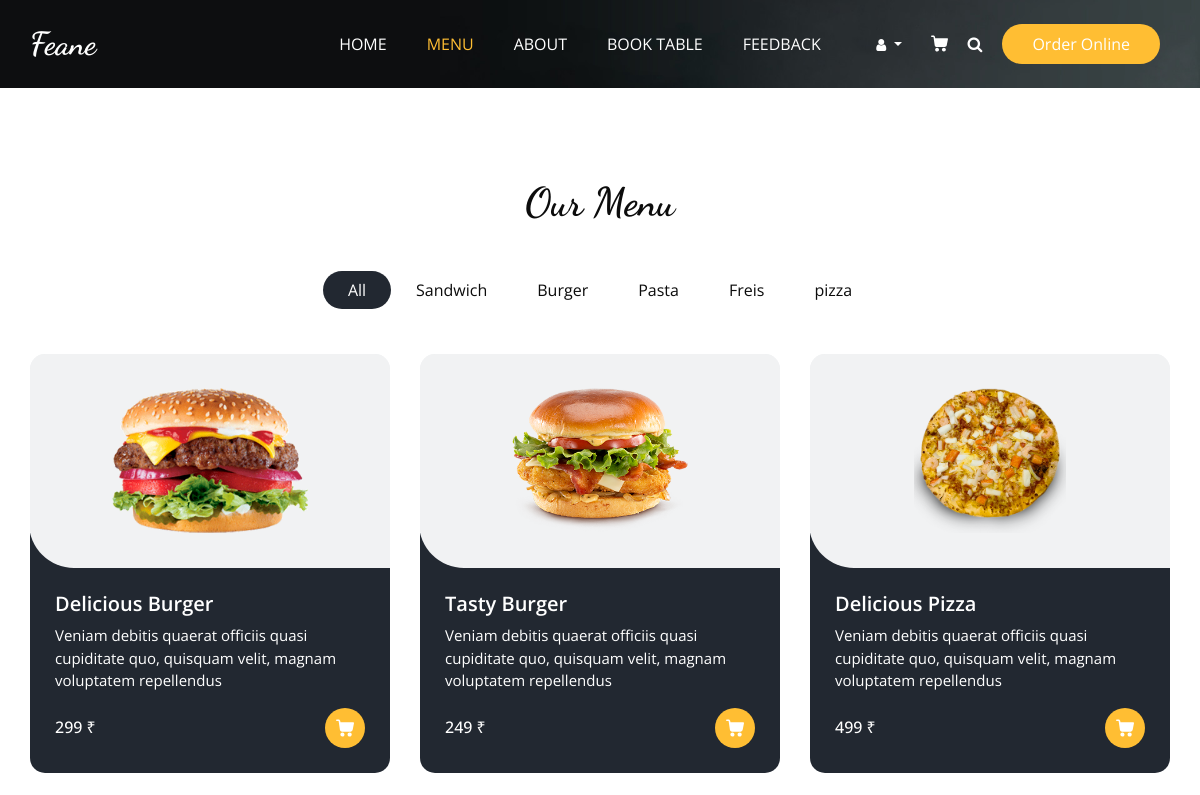
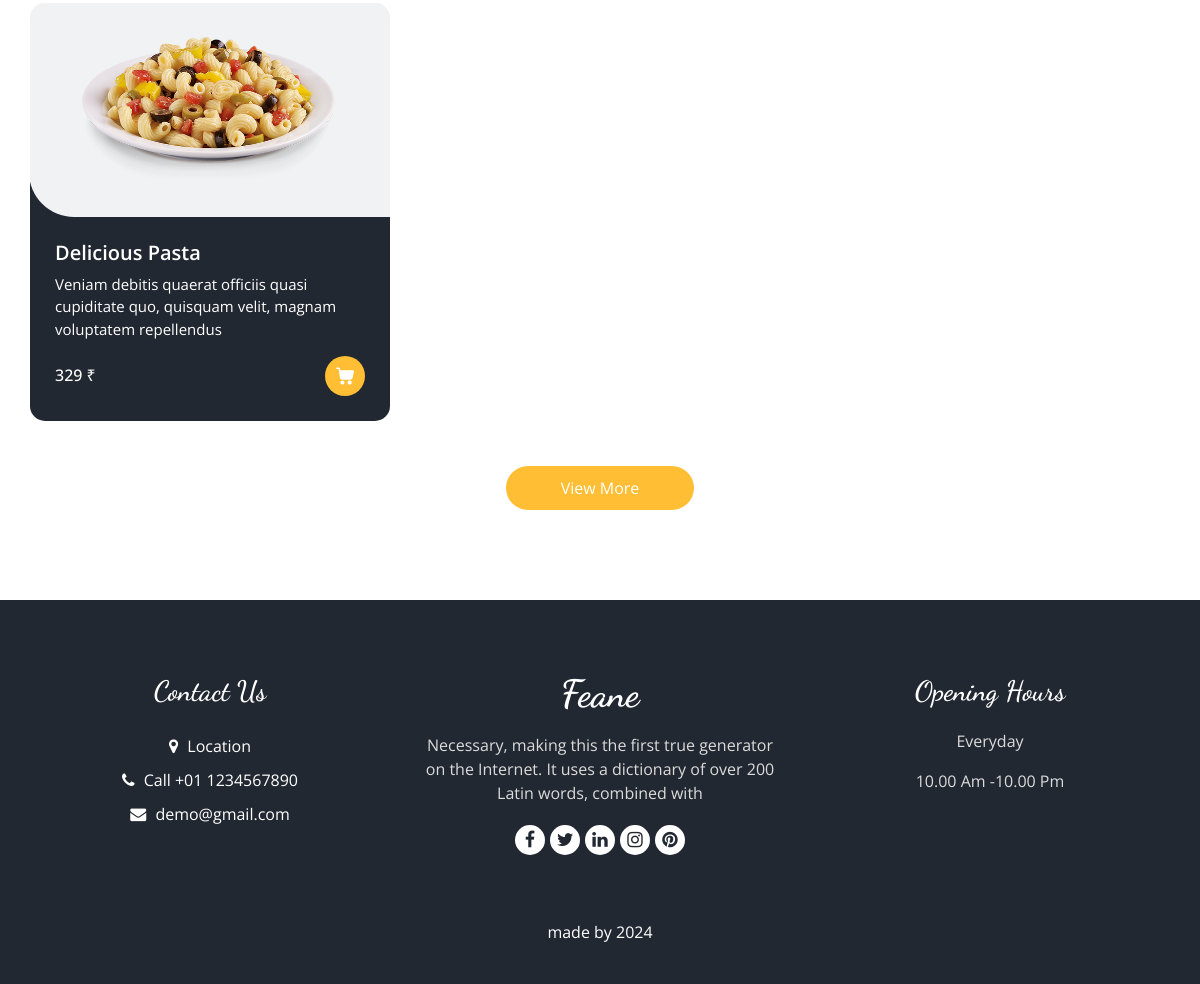
The page /menu on the database its author committed (2 pictures, top to bottom).
### website/models.py (models this page shows, shortened)
class Category (models.Model):
    category_name =models.CharField(max_length=50,blank=False,primary_key=True)
    def __str__(self):
        return self.category_name

class Item (models.Model):
    item_name = models.CharField(max_length=50)
    description = models.CharField(max_length=100)
    price = models.IntegerField()
    category = models.ForeignKey(Category,related_name='item_category',on_delete=models.CASCADE)
    image = models.ImageField(upload_to='items/')

### website/views.py (the view)
# urls.py: path('menu', views.menuview ,name='menu' ),
def menuview(request):
    category = Category.objects.all()
    item_list = Item.objects.all()
    if request.user.is_authenticated :
        profile = request.user.first_name
    else:
        profile ='Register'
    return render(request,'menu.html' , { 'profile':profile,'category':category,'item_list':item_list})

### Template/menu.html (shortened to what this page needs)
{% extends 'base.html' %}
{% load static %}
{% block menu_status %}active{% endblock menu_status %}
{% block class %} class="sub_page" {% endblock class %}
  {% block body %}
  <section class="food_section layout_padding">
    <div class="container">
      <div class="heading_container heading_center">
        <h2>
          Our Menu
        </h2>
      </div>
      <ul class="filters_menu">
        <li class="active" data-filter="*">All</li>
        {% for cat in category %}
        <li data-filter=".{{ cat.category_name }}">{{ cat.category_name }}</li>
        {% endfor %}
      </ul>
      <div class="filters-content">
        <div class="row grid">
          {% for item in item_list %}
          <div class="col-sm-6 col-lg-4 all {{ item.category }}">
            <div class="box">
              <div>
                <div class="img-box">
                  <img src=" {{ item.image.url }}" alt="">
                </div>
                <div class="detail-box">
                  <h5>
                    {{ item.item_name }}
                  </h5>
                  <p>
                   {{ item.description }}
                  </p>
                  <div class="options">
                    <h6>
                      {{ item.price }} ₹
                    </h6>
                    <a  onclick="AddCartCard('add',{{ item.id }}, 1); return false;">
                    </a>
                  </div>
                </div>
              </div>
            </div>
          </div>
          {% endfor %}
        </div>
      </div>
      <div class="btn-box">
        <a href="">
          View More
        </a>
      </div>
    </div>
  </section>
{% endblock body %}

### Static/css/style.css (style rules this page uses)
body { font-family: "Open Sans", sans-serif; color: #0c0c0c; background-color: #ffffff; overflow-x: hidden; }
.layout_padding { padding: 90px 0; }
h1, h2 { font-family: 'Dancing Script', cursive; }
.heading_container { display: -webkit-box; display: -ms-flexbox; display: flex; -webkit-box-orient: vertical; -webkit-box-direction: normal; -ms-flex-direction: column; flex-direction: column; -webkit-box-align: start; -ms-flex-align: start; align-items: flex-start; }
.heading_container h2 { position: relative; margin-bottom: 0; font-size: 2.5rem; font-weight: bold; }
.heading_container.heading_center { -webkit-box-align: center; -ms-flex-align: center; align-items: center; text-align: center; }
a, a:hover, a:focus { text-decoration: none; }
.food_section .filters_menu { padding: 0; display: -webkit-box; display: -ms-flexbox; display: flex; -ms-flex-wrap: wrap; flex-wrap: wrap; -webkit-box-pack: center; -ms-flex-pack: center; justify-content: center; list-style-type: none; margin: 45px 0 20px 0; }
.food_section .filters_menu li { padding: 7px 25px; cursor: pointer; border-radius: 25px; }
.food_section .filters_menu li.active { background-color: #222831; color: #ffffff; }
.food_section .box { position: relative; margin-top: 25px; background-color: #ffffff; border-radius: 10px; color: #ffffff; border-radius: 15px; overflow: hidden; background: linear-gradient(to bottom, #f1f2f3 25px, #222831 25px); }
.food_section .box .img-box { background: #f1f2f3; display: -webkit-box; display: -ms-flexbox; display: flex; -webkit-box-pack: center; -ms-flex-pack: center; justify-content: center; -webkit-box-align: center; -ms-flex-align: center; align-items: center; height: 215px; border-radius: 0 0 0 45px; margin: -1px; padding: 25px; }
.food_section .box .img-box img { max-width: 100%; max-height: 145px; -webkit-transition: all .2s; transition: all .2s; }
.food_section .box .detail-box { padding: 25px; }
.food_section .box .detail-box h5 { font-weight: 600; }
.food_section .box .detail-box p { font-size: 15px; }
.food_section .box .detail-box h6 { margin-top: 10px; }
.food_section .box .options { display: -webkit-box; display: -ms-flexbox; display: flex; -webkit-box-pack: justify; -ms-flex-pack: justify; justify-content: space-between; }
.food_section .box .options a { width: 40px; height: 40px; border-radius: 100%; background: #ffbe33; display: -webkit-box; display: -ms-flexbox; display: flex; -webkit-box-pack: center; -ms-flex-pack: center; justify-content: center; -webkit-box-align: center; -ms-flex-align: center; align-items: center; }
.food_section .box .options a svg { width: 18px; height: auto; fill: #ffffff; }
.food_section .btn-box { display: -webkit-box; display: -ms-flexbox; display: flex; -webkit-box-pack: center; -ms-flex-pack: center; justify-content: center; margin-top: 45px; }
.food_section .btn-box a { display: inline-block; padding: 10px 55px; background-color: #ffbe33; color: #ffffff; border-radius: 45px; -webkit-transition: all 0.3s; transition: all 0.3s; border: none; }

### Static/css/responsive.css (style rules this page uses)
@media (min-width: 1200px) { .container { max-width: 1170px; } }

### rows shown on the page
Category: category_name "Sandwich"
Category: category_name "Burger"
Category: category_name "Pasta"
Category: category_name "Freis"
Category: category_name "pizza"
Item: image (picture), item_name "Delicious Burger", description "Veniam debitis quaerat officiis quasi cupiditate quo, quisquam velit, magnam voluptatem repellendus", price "299"
Item: image (picture), item_name "Tasty Burger", description "Veniam debitis quaerat officiis quasi cupiditate quo, quisquam velit, magnam voluptatem repellendus", price "249"
Item: image (picture), item_name "Delicious Pizza", description "Veniam debitis quaerat officiis quasi cupiditate quo, quisquam velit, magnam voluptatem repellendus", price "499"
Item: image (picture), item_name "Delicious Pasta", description "Veniam debitis quaerat officiis quasi cupiditate quo, quisquam velit, magnam voluptatem repellendus", price "329"
